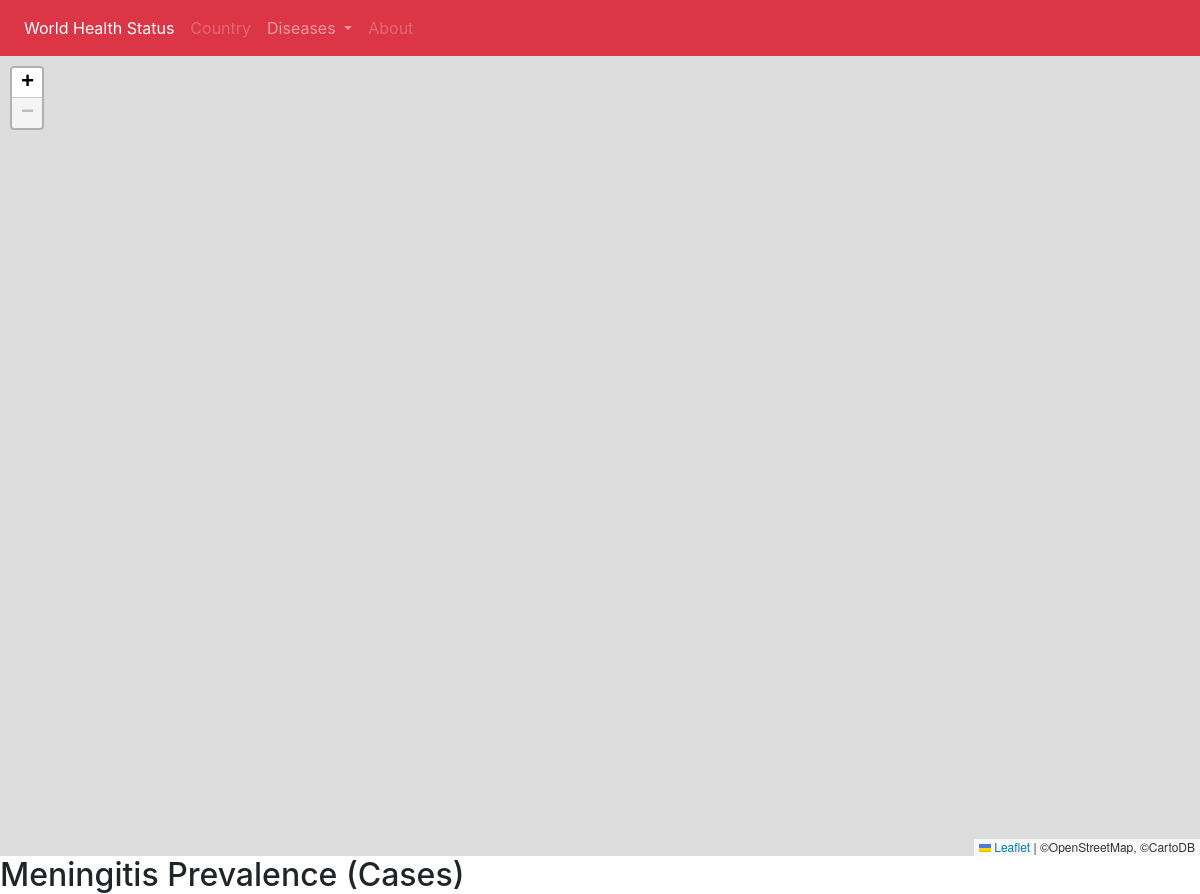
Before: /menin_prevalence with the older database file.
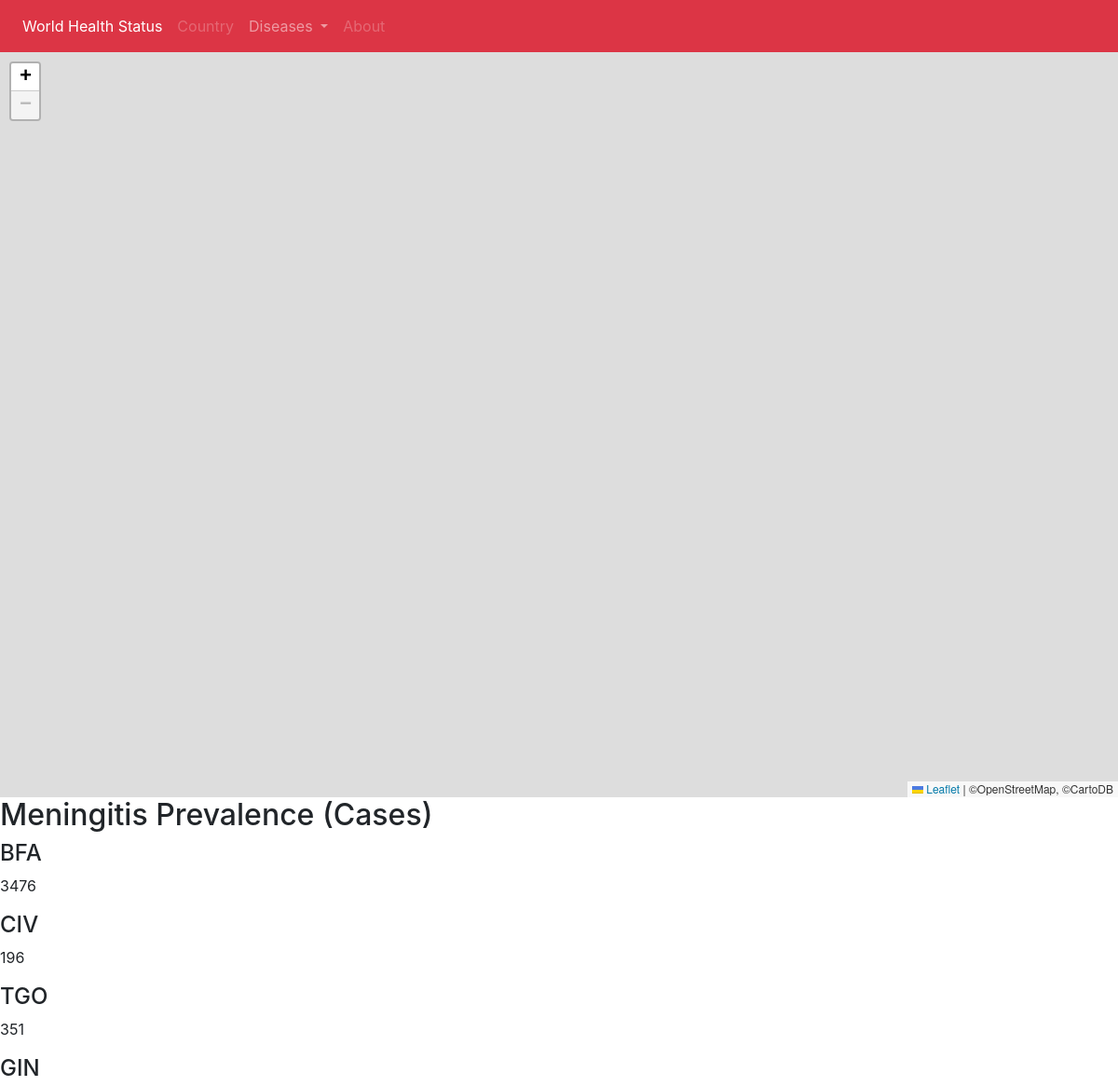
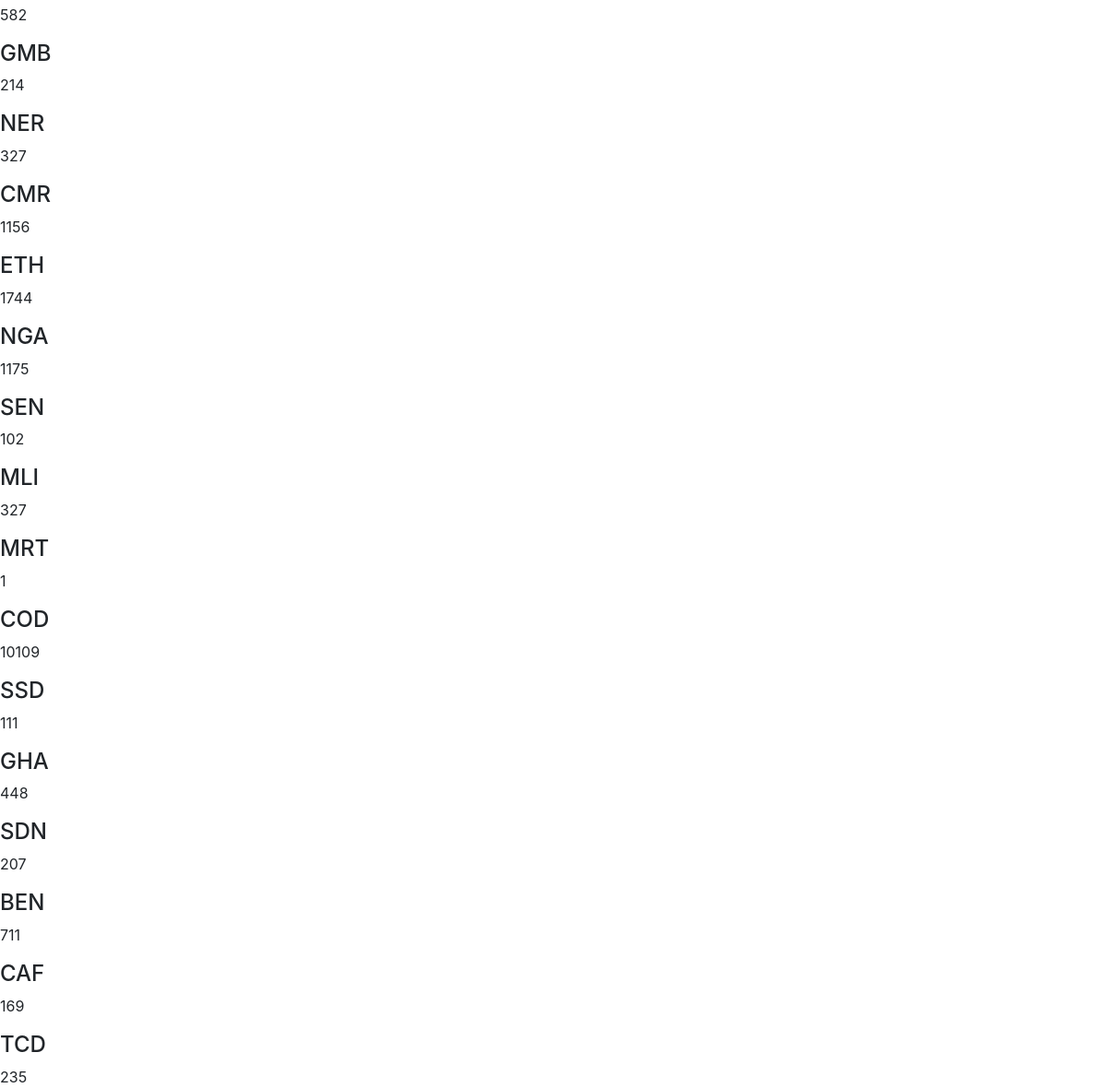
After: the same page with the newer database file (2 pictures, top to bottom).
### map/models.py (models this page shows, shortened)
class Disease(models.Model):
    gho = models.CharField(max_length=20)
    year = models.IntegerField(null=True, blank=True)
    region = models.CharField(max_length=6, null=True)
    country = models.CharField(max_length=5, null=True)
    numeric = models.IntegerField(null=True, blank=True)
    low = models.IntegerField(null=True, blank=True)
    high = models.IntegerField(null=True, blank=True)

### map/views.py (the view)
# urls.py: path('menin_prevalence', views.menin_prevalence, name='menin_prevalence'),
def menin_prevalence(request):
    all_diseases = Disease.objects.filter(gho__iexact="MENING_2", year__exact=2014).values('country', 'numeric')
    altered_diseases = list(all_diseases)
    context = {
        'diseases': altered_diseases,
        'disease_name': get_disease_parameter("MENING_2"),
        'disease_year': 2014,
    }
    return render(request, 'menin_prevalence.html', context)

### map/templatetags/js.py (called while the page is built)
@register.filter(is_safe=True)
def js(obj):
    return mark_safe(json.dumps(obj))

### map/views.py (called while the page is built)
def get_disease_parameter(key):
    diseases_dict = {'HIV_0000000006': 'HIV Mortality Rate', 'TB_e_mort_exc_tbhiv_num': 'TB Mortality Rate',
                     'MENING_1': 'Meningitis mortality rate', 'CHOLERA_0000000002': 'Cholera Mortality Rate',
                     'CHOLERA_0000000001': 'Cholera Prevalence (Cases)', 'MENING_2': 'Meningitis Prevalence (Cases)'}
    name = diseases_dict[key]
    return name

### templates/menin_prevalence.html (shortened to what this page needs)
{% extends 'base.html' %}

### templates/base.html (shortened to what this page needs)
<!DOCTYPE html>
<html lang="en">
<head>
</head>
<body>
</body>
</html><!DOCTYPE html>
{% load staticfiles %}
{% load js %}
<html lang="en">
<head>
    <link rel="stylesheet" type="text/css" href="{% static 'map/style.css' %}" />
    <link rel="stylesheet" href="https://unpkg.com/leaflet@1.3.1/dist/leaflet.css"
/>
  <link rel="stylesheet" href="https://maxcdn.bootstrapcdn.com/bootstrap/4.1.3/css/bootstrap.min.css">
</head>
<body>
<nav class="navbar navbar-expand-sm bg-danger navbar-dark">
  <ul class="navbar-nav">
    <li class="nav-item active">
      <a class="nav-link" href="#">World Health Status</a>
    </li>
    <li class="nav-item">
      <a class="nav-link disabled" href="#">Country</a>
    </li>
    <li class="nav-item dropdown">
      <a class="nav-link dropdown-toggle" href="#" id="navbardrop" data-toggle="dropdown">
        Diseases
      </a>
    </li>
    <li class="nav-item">
      <a class="nav-link disabled" href="#">About</a>
    </li>
  </ul>
</nav>
<div id="mapid"></div>
<h2>{{ disease_name }}</h2>
<div>
    {%  for disease in diseases %}
        <div class="diseasesname">
        <h4>{{ disease.country}}</h4>
        <p class="hidden">{{ disease.numeric }}</p>
        </div>
    {% endfor %}
</div>
</body>
</html>

### map/static/map/style.css (style rules this page uses)
body { background-color: aqua; color: red; }

### templates/base.html (style rules this page uses)
body { padding: 0; margin: 0; }
html, body, #mapid { height: 100%; width: 100%; }

Changed rows visible on the page:
added Disease: country "BFA", numeric "3476"
added Disease: country "CIV", numeric "196"
added Disease: country "TGO", numeric "351"
added Disease: country "GIN", numeric "582"
added Disease: country "GMB", numeric "214"
added Disease: country "NER", numeric "327"
added Disease: country "CMR", numeric "1156"
added Disease: country "ETH", numeric "1744"
added Disease: country "NGA", numeric "1175"
added Disease: country "SEN", numeric "102"
added Disease: country "MLI", numeric "327"
added Disease: country "MRT", numeric "1"
added Disease: country "COD", numeric "10109"
added Disease: country "SSD", numeric "111"
added Disease: country "GHA", numeric "448"
added Disease: country "SDN", numeric "207"
added Disease: country "BEN", numeric "711"
added Disease: country "CAF", numeric "169"
added Disease: country "TCD", numeric "235"
